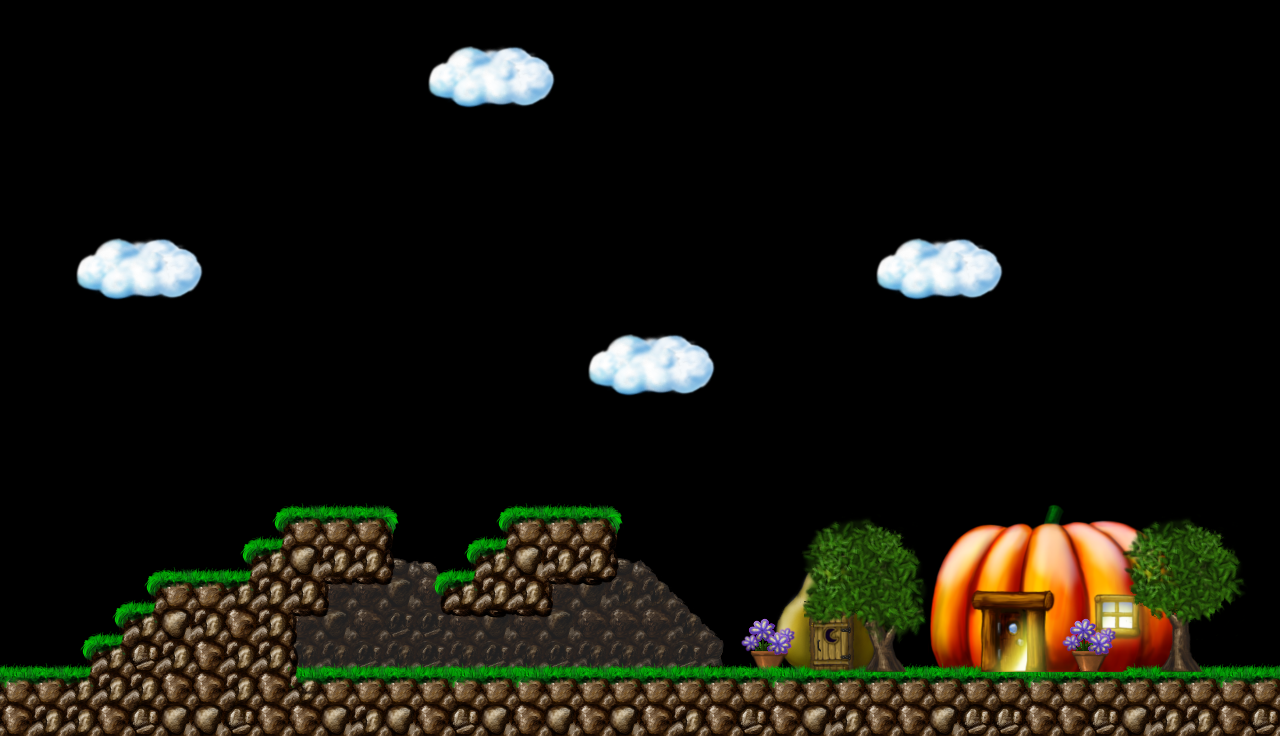

A 2D game scene composited from a Tiled map and its tileset images. What follows is a short description and the map's XML, with every tile layer's data as written:
An orthogonal 40x23 tile map with 32x32 px tiles, 1 tile layer (Tile Layer 1).

<map version="1.0.0" orientation="orthogonal" renderorder="right-down" width="40" height="23" tilewidth="32" tileheight="32" nextobjectid="1">
 <tileset firstgid="1" source="tilemap.tsx" />
 <layer name="Tile Layer 1" width="40" height="23">
  <data encoding="csv">
0,0,0,0,0,0,0,0,0,0,0,0,0,0,0,0,0,0,0,0,0,0,0,0,0,0,0,0,0,0,0,0,0,0,0,0,0,0,0,0,
0,0,0,0,0,0,0,0,0,0,0,0,0,1269,1270,1271,1272,1273,0,0,0,0,0,0,0,0,0,0,0,0,0,0,0,0,0,0,0,0,0,0,
0,0,0,0,0,0,0,0,0,0,0,0,0,1333,3342,3343,3344,1337,0,0,0,0,0,0,0,0,0,0,0,0,0,0,0,0,0,0,0,0,0,0,
0,0,0,0,0,0,0,0,0,0,0,0,0,1397,1398,1399,1400,1401,0,0,0,0,0,0,0,0,0,0,0,0,0,0,0,0,0,0,0,0,0,0,
0,0,0,0,0,0,0,0,0,0,0,0,0,0,0,0,0,0,0,0,0,0,0,0,0,0,0,0,0,0,0,0,0,0,0,0,0,0,0,0,
0,0,0,0,0,0,0,0,0,0,0,0,0,0,0,0,0,0,0,0,0,0,0,0,0,0,0,0,0,0,0,0,0,0,0,0,0,0,0,0,
0,0,0,0,0,0,0,0,0,0,0,0,0,0,0,0,0,0,0,0,0,0,0,0,0,0,0,0,0,0,0,0,0,0,0,0,0,0,0,0,
0,0,1269,1270,1271,1272,1273,0,0,0,0,0,0,0,0,0,0,0,0,0,0,0,0,0,0,0,0,1269,1270,1271,1272,1273,0,0,0,0,0,0,0,0,
0,0,1333,3342,3343,3344,1337,0,0,0,0,0,0,0,0,0,0,0,0,0,0,0,0,0,0,0,0,1333,3342,3343,3344,1337,0,0,0,0,0,0,0,0,
0,0,1397,1398,1399,1400,1401,0,0,0,0,0,0,0,0,0,0,0,0,0,0,0,0,0,0,0,0,1397,1398,1399,1400,1401,0,0,0,0,0,0,0,0,
0,0,0,0,0,0,0,0,0,0,0,0,0,0,0,0,0,0,1269,1270,1271,1272,1273,0,0,0,0,0,0,0,0,0,0,0,0,0,0,0,0,0,
0,0,0,0,0,0,0,0,0,0,0,0,0,0,0,0,0,0,1333,3342,3343,3344,1337,0,0,0,0,0,0,0,0,0,0,0,0,0,0,0,0,0,
0,0,0,0,0,0,0,0,0,0,0,0,0,0,0,0,0,0,1397,1398,1399,1400,1401,0,0,0,0,0,0,0,0,0,0,0,0,0,0,0,0,0,
0,0,0,0,0,0,0,0,0,0,0,0,0,0,0,0,0,0,0,0,0,0,0,0,0,0,0,0,0,0,0,0,0,0,0,0,0,0,0,0,
0,0,0,0,0,0,0,0,0,0,0,0,0,0,0,0,0,0,0,0,0,0,0,0,0,0,0,0,0,0,0,0,0,0,0,0,0,0,0,0,
0,0,0,0,0,0,0,0,1558,1559,1560,1559,1561,0,0,1558,1559,1560,1559,1561,0,0,0,0,0,0,0,0,0,0,0,0,888,889,0,0,0,0,0,0,
0,0,0,0,0,0,0,1558,1683,3428,3428,3428,1625,0,1558,1683,3428,3428,3428,1625,0,0,0,0,0,994,995,996,997,949,950,951,952,953,954,959,960,996,997,0,
0,0,0,0,1558,1559,1560,1683,3364,3492,3555,3555,1425,1813,1683,3364,3492,3555,3555,1425,1431,0,0,0,0,1231,1232,1060,1061,1013,1014,1015,1016,1017,1018,1023,1024,1060,1061,0,
0,0,0,1558,1683,3428,3428,3364,3555,3555,1746,1879,1681,1620,3364,3555,3555,1746,1880,1881,1366,1431,0,0,1039,1295,1296,1487,1125,1077,1078,1079,1080,1081,1082,1087,1088,1124,1261,0,
0,0,1558,1683,3364,3492,3555,3491,3555,1746,1681,1363,1428,1878,1879,1880,1879,1681,1363,1363,1363,1366,1431,820,911,1359,1360,1551,1189,1141,1142,1143,1144,1021,1022,1151,1152,1324,1325,0,
1560,1559,1683,3364,3556,3555,3491,3555,3555,1810,1623,1624,1623,1624,1623,1624,1623,1624,1623,1623,1623,1624,1305,884,975,1423,1424,1615,1253,1149,1150,1207,1208,1085,1086,1215,1216,1450,1560,1560,
3427,3428,3364,3555,3555,3491,3491,3555,3491,3363,3428,3428,3428,3428,3427,3428,3427,3428,3428,3428,3428,3428,3428,3428,3427,3428,3428,3428,3428,3428,3428,3428,3427,3428,3428,3428,3428,3428,3427,3428,
3491,3555,3555,3491,3556,3492,3492,3556,3491,3491,3492,3555,3492,3491,3556,3492,3491,3492,3491,3492,3491,3555,3491,3556,3491,3492,3555,3491,3491,3492,3556,3556,3491,3491,3556,3492,3555,3555,3491,3556
</data>
 </layer>
</map>
